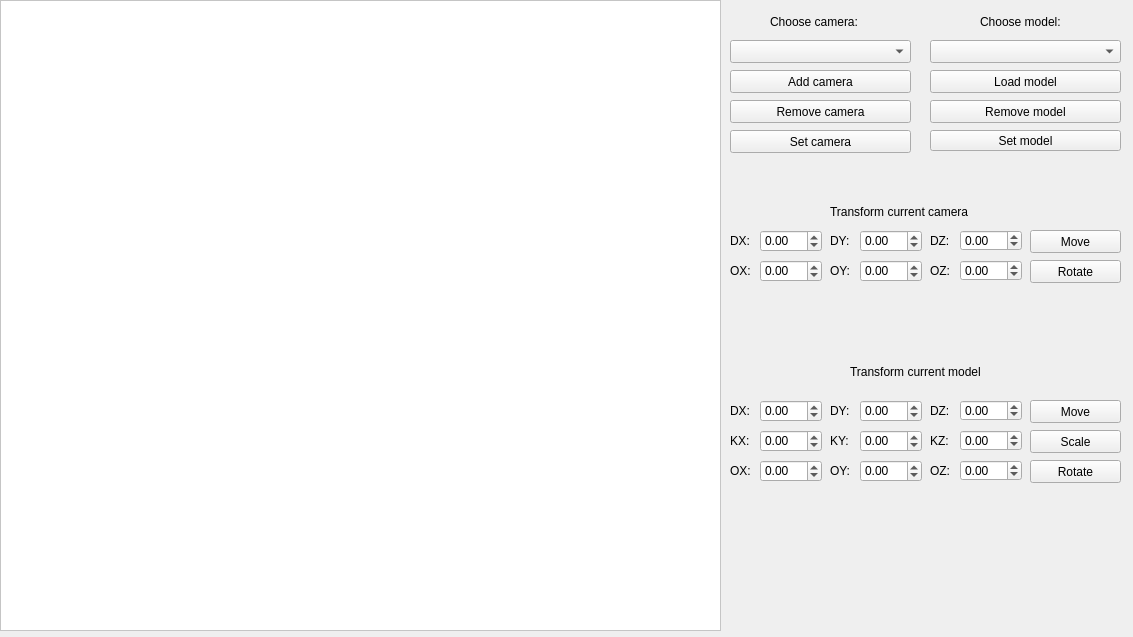
<?xml version="1.0" encoding="UTF-8"?>
<ui version="4.0">
 <class>MainWindow</class>
 <widget class="QMainWindow" name="MainWindow">
  <property name="geometry">
   <rect>
    <x>0</x>
    <y>0</y>
    <width>1133</width>
    <height>637</height>
   </rect>
  </property>
  <property name="windowTitle">
   <string>3D Model OOP</string>
  </property>
  <widget class="QWidget" name="centralwidget">
   <widget class="QPushButton" name="addCameraButton">
    <property name="geometry">
     <rect>
      <x>730</x>
      <y>70</y>
      <width>181</width>
      <height>23</height>
     </rect>
    </property>
    <property name="text">
     <string>Add camera</string>
    </property>
   </widget>
   <widget class="QComboBox" name="comboBoxModel">
    <property name="geometry">
     <rect>
      <x>930</x>
      <y>40</y>
      <width>191</width>
      <height>23</height>
     </rect>
    </property>
   </widget>
   <widget class="QPushButton" name="loadModelButton">
    <property name="geometry">
     <rect>
      <x>930</x>
      <y>70</y>
      <width>191</width>
      <height>23</height>
     </rect>
    </property>
    <property name="text">
     <string>Load model</string>
    </property>
   </widget>
   <widget class="QComboBox" name="comboBoxCamera">
    <property name="geometry">
     <rect>
      <x>730</x>
      <y>40</y>
      <width>181</width>
      <height>23</height>
     </rect>
    </property>
   </widget>
   <widget class="QLabel" name="label">
    <property name="geometry">
     <rect>
      <x>980</x>
      <y>10</y>
      <width>91</width>
      <height>23</height>
     </rect>
    </property>
    <property name="text">
     <string>Choose model:</string>
    </property>
   </widget>
   <widget class="QPushButton" name="removeModelButton">
    <property name="geometry">
     <rect>
      <x>930</x>
      <y>100</y>
      <width>191</width>
      <height>23</height>
     </rect>
    </property>
    <property name="text">
     <string>Remove model</string>
    </property>
   </widget>
   <widget class="QLabel" name="label_2">
    <property name="geometry">
     <rect>
      <x>770</x>
      <y>10</y>
      <width>101</width>
      <height>23</height>
     </rect>
    </property>
    <property name="text">
     <string>Choose camera:</string>
    </property>
   </widget>
   <widget class="QPushButton" name="removeCameraButton">
    <property name="geometry">
     <rect>
      <x>730</x>
      <y>100</y>
      <width>181</width>
      <height>23</height>
     </rect>
    </property>
    <property name="text">
     <string>Remove camera</string>
    </property>
   </widget>
   <widget class="QPushButton" name="setCameraButton">
    <property name="geometry">
     <rect>
      <x>730</x>
      <y>130</y>
      <width>181</width>
      <height>23</height>
     </rect>
    </property>
    <property name="text">
     <string>Set camera</string>
    </property>
   </widget>
   <widget class="QLabel" name="label_3">
    <property name="geometry">
     <rect>
      <x>730</x>
      <y>400</y>
      <width>21</width>
      <height>21</height>
     </rect>
    </property>
    <property name="text">
     <string>DX:</string>
    </property>
   </widget>
   <widget class="QLabel" name="label_4">
    <property name="geometry">
     <rect>
      <x>830</x>
      <y>400</y>
      <width>21</width>
      <height>21</height>
     </rect>
    </property>
    <property name="text">
     <string>DY:</string>
    </property>
   </widget>
   <widget class="QLabel" name="label_5">
    <property name="geometry">
     <rect>
      <x>930</x>
      <y>400</y>
      <width>21</width>
      <height>21</height>
     </rect>
    </property>
    <property name="text">
     <string>DZ:</string>
    </property>
   </widget>
   <widget class="QPushButton" name="moveModelButton">
    <property name="geometry">
     <rect>
      <x>1030</x>
      <y>400</y>
      <width>91</width>
      <height>23</height>
     </rect>
    </property>
    <property name="text">
     <string>Move</string>
    </property>
   </widget>
   <widget class="QDoubleSpinBox" name="modelInputDx">
    <property name="geometry">
     <rect>
      <x>760</x>
      <y>400</y>
      <width>62</width>
      <height>22</height>
     </rect>
    </property>
    <property name="minimum">
     <double>-500.000000000000000</double>
    </property>
    <property name="maximum">
     <double>500.000000000000000</double>
    </property>
   </widget>
   <widget class="QDoubleSpinBox" name="modelInputDy">
    <property name="geometry">
     <rect>
      <x>860</x>
      <y>400</y>
      <width>62</width>
      <height>22</height>
     </rect>
    </property>
    <property name="minimum">
     <double>-500.000000000000000</double>
    </property>
    <property name="maximum">
     <double>500.000000000000000</double>
    </property>
   </widget>
   <widget class="QDoubleSpinBox" name="modelInputDz">
    <property name="geometry">
     <rect>
      <x>960</x>
      <y>400</y>
      <width>62</width>
      <height>21</height>
     </rect>
    </property>
    <property name="minimum">
     <double>-500.000000000000000</double>
    </property>
    <property name="maximum">
     <double>500.000000000000000</double>
    </property>
   </widget>
   <widget class="QLabel" name="label_7">
    <property name="geometry">
     <rect>
      <x>930</x>
      <y>430</y>
      <width>21</width>
      <height>21</height>
     </rect>
    </property>
    <property name="text">
     <string>KZ:</string>
    </property>
   </widget>
   <widget class="QDoubleSpinBox" name="modelInputKy">
    <property name="geometry">
     <rect>
      <x>860</x>
      <y>430</y>
      <width>62</width>
      <height>22</height>
     </rect>
    </property>
    <property name="minimum">
     <double>-500.000000000000000</double>
    </property>
    <property name="maximum">
     <double>500.000000000000000</double>
    </property>
   </widget>
   <widget class="QDoubleSpinBox" name="modelInputKz">
    <property name="geometry">
     <rect>
      <x>960</x>
      <y>430</y>
      <width>62</width>
      <height>21</height>
     </rect>
    </property>
    <property name="minimum">
     <double>-500.000000000000000</double>
    </property>
    <property name="maximum">
     <double>500.000000000000000</double>
    </property>
   </widget>
   <widget class="QLabel" name="label_8">
    <property name="geometry">
     <rect>
      <x>830</x>
      <y>430</y>
      <width>21</width>
      <height>21</height>
     </rect>
    </property>
    <property name="text">
     <string>KY:</string>
    </property>
   </widget>
   <widget class="QLabel" name="label_9">
    <property name="geometry">
     <rect>
      <x>730</x>
      <y>430</y>
      <width>21</width>
      <height>21</height>
     </rect>
    </property>
    <property name="text">
     <string>KX:</string>
    </property>
   </widget>
   <widget class="QPushButton" name="scaleModelButton">
    <property name="geometry">
     <rect>
      <x>1030</x>
      <y>430</y>
      <width>91</width>
      <height>23</height>
     </rect>
    </property>
    <property name="text">
     <string>Scale</string>
    </property>
   </widget>
   <widget class="QDoubleSpinBox" name="modelInputKx">
    <property name="geometry">
     <rect>
      <x>760</x>
      <y>430</y>
      <width>62</width>
      <height>22</height>
     </rect>
    </property>
    <property name="minimum">
     <double>-500.000000000000000</double>
    </property>
    <property name="maximum">
     <double>500.000000000000000</double>
    </property>
   </widget>
   <widget class="QPushButton" name="rotateModelButton">
    <property name="geometry">
     <rect>
      <x>1030</x>
      <y>460</y>
      <width>91</width>
      <height>23</height>
     </rect>
    </property>
    <property name="text">
     <string>Rotate</string>
    </property>
   </widget>
   <widget class="QDoubleSpinBox" name="modelInputOz">
    <property name="geometry">
     <rect>
      <x>960</x>
      <y>460</y>
      <width>62</width>
      <height>21</height>
     </rect>
    </property>
    <property name="minimum">
     <double>-500.000000000000000</double>
    </property>
    <property name="maximum">
     <double>500.000000000000000</double>
    </property>
   </widget>
   <widget class="QDoubleSpinBox" name="modelInputOy">
    <property name="geometry">
     <rect>
      <x>860</x>
      <y>460</y>
      <width>62</width>
      <height>22</height>
     </rect>
    </property>
    <property name="minimum">
     <double>-500.000000000000000</double>
    </property>
    <property name="maximum">
     <double>500.000000000000000</double>
    </property>
   </widget>
   <widget class="QLabel" name="label_10">
    <property name="geometry">
     <rect>
      <x>730</x>
      <y>460</y>
      <width>21</width>
      <height>21</height>
     </rect>
    </property>
    <property name="text">
     <string>OX:</string>
    </property>
   </widget>
   <widget class="QLabel" name="label_11">
    <property name="geometry">
     <rect>
      <x>830</x>
      <y>460</y>
      <width>21</width>
      <height>21</height>
     </rect>
    </property>
    <property name="text">
     <string>OY:</string>
    </property>
   </widget>
   <widget class="QLabel" name="label_12">
    <property name="geometry">
     <rect>
      <x>930</x>
      <y>460</y>
      <width>21</width>
      <height>21</height>
     </rect>
    </property>
    <property name="text">
     <string>OZ:</string>
    </property>
   </widget>
   <widget class="QDoubleSpinBox" name="modelInputOx">
    <property name="geometry">
     <rect>
      <x>760</x>
      <y>460</y>
      <width>62</width>
      <height>22</height>
     </rect>
    </property>
    <property name="minimum">
     <double>-500.000000000000000</double>
    </property>
    <property name="maximum">
     <double>500.000000000000000</double>
    </property>
   </widget>
   <widget class="QLabel" name="label_6">
    <property name="geometry">
     <rect>
      <x>830</x>
      <y>230</y>
      <width>21</width>
      <height>21</height>
     </rect>
    </property>
    <property name="text">
     <string>DY:</string>
    </property>
   </widget>
   <widget class="QPushButton" name="moveCameraButton">
    <property name="geometry">
     <rect>
      <x>1030</x>
      <y>230</y>
      <width>91</width>
      <height>23</height>
     </rect>
    </property>
    <property name="text">
     <string>Move</string>
    </property>
   </widget>
   <widget class="QLabel" name="label_13">
    <property name="geometry">
     <rect>
      <x>730</x>
      <y>230</y>
      <width>21</width>
      <height>21</height>
     </rect>
    </property>
    <property name="text">
     <string>DX:</string>
    </property>
   </widget>
   <widget class="QDoubleSpinBox" name="cameraInputDx">
    <property name="geometry">
     <rect>
      <x>760</x>
      <y>230</y>
      <width>62</width>
      <height>22</height>
     </rect>
    </property>
    <property name="minimum">
     <double>-500.000000000000000</double>
    </property>
    <property name="maximum">
     <double>500.000000000000000</double>
    </property>
   </widget>
   <widget class="QDoubleSpinBox" name="cameraInputDz">
    <property name="geometry">
     <rect>
      <x>960</x>
      <y>230</y>
      <width>62</width>
      <height>21</height>
     </rect>
    </property>
    <property name="minimum">
     <double>-500.000000000000000</double>
    </property>
    <property name="maximum">
     <double>500.000000000000000</double>
    </property>
   </widget>
   <widget class="QLabel" name="label_14">
    <property name="geometry">
     <rect>
      <x>930</x>
      <y>230</y>
      <width>21</width>
      <height>21</height>
     </rect>
    </property>
    <property name="text">
     <string>DZ:</string>
    </property>
   </widget>
   <widget class="QDoubleSpinBox" name="cameraInputDy">
    <property name="geometry">
     <rect>
      <x>860</x>
      <y>230</y>
      <width>62</width>
      <height>22</height>
     </rect>
    </property>
    <property name="minimum">
     <double>-500.000000000000000</double>
    </property>
    <property name="maximum">
     <double>500.000000000000000</double>
    </property>
   </widget>
   <widget class="QLabel" name="label_15">
    <property name="geometry">
     <rect>
      <x>830</x>
      <y>260</y>
      <width>21</width>
      <height>21</height>
     </rect>
    </property>
    <property name="text">
     <string>OY:</string>
    </property>
   </widget>
   <widget class="QLabel" name="label_16">
    <property name="geometry">
     <rect>
      <x>730</x>
      <y>260</y>
      <width>21</width>
      <height>21</height>
     </rect>
    </property>
    <property name="text">
     <string>OX:</string>
    </property>
   </widget>
   <widget class="QPushButton" name="rotateCameraButton">
    <property name="geometry">
     <rect>
      <x>1030</x>
      <y>260</y>
      <width>91</width>
      <height>23</height>
     </rect>
    </property>
    <property name="text">
     <string>Rotate</string>
    </property>
   </widget>
   <widget class="QDoubleSpinBox" name="cameraInputOy">
    <property name="geometry">
     <rect>
      <x>860</x>
      <y>260</y>
      <width>62</width>
      <height>22</height>
     </rect>
    </property>
    <property name="minimum">
     <double>-500.000000000000000</double>
    </property>
    <property name="maximum">
     <double>500.000000000000000</double>
    </property>
   </widget>
   <widget class="QDoubleSpinBox" name="cameraInputOz">
    <property name="geometry">
     <rect>
      <x>960</x>
      <y>260</y>
      <width>62</width>
      <height>21</height>
     </rect>
    </property>
    <property name="minimum">
     <double>-500.000000000000000</double>
    </property>
    <property name="maximum">
     <double>500.000000000000000</double>
    </property>
   </widget>
   <widget class="QLabel" name="label_17">
    <property name="geometry">
     <rect>
      <x>930</x>
      <y>260</y>
      <width>21</width>
      <height>21</height>
     </rect>
    </property>
    <property name="text">
     <string>OZ:</string>
    </property>
   </widget>
   <widget class="QDoubleSpinBox" name="cameraInputOx">
    <property name="geometry">
     <rect>
      <x>760</x>
      <y>260</y>
      <width>62</width>
      <height>22</height>
     </rect>
    </property>
    <property name="minimum">
     <double>-500.000000000000000</double>
    </property>
    <property name="maximum">
     <double>500.000000000000000</double>
    </property>
   </widget>
   <widget class="QGraphicsView" name="graphicsView">
    <property name="geometry">
     <rect>
      <x>0</x>
      <y>0</y>
      <width>721</width>
      <height>631</height>
     </rect>
    </property>
    <property name="palette">
     <palette>
      <active>
       <colorrole role="WindowText">
        <brush brushstyle="SolidPattern">
         <color alpha="255">
          <red>0</red>
          <green>0</green>
          <blue>0</blue>
         </color>
        </brush>
       </colorrole>
       <colorrole role="Button">
        <brush brushstyle="SolidPattern">
         <color alpha="255">
          <red>255</red>
          <green>255</green>
          <blue>255</blue>
         </color>
        </brush>
       </colorrole>
       <colorrole role="Midlight">
        <brush brushstyle="SolidPattern">
         <color alpha="255">
          <red>255</red>
          <green>255</green>
          <blue>255</blue>
         </color>
        </brush>
       </colorrole>
       <colorrole role="Dark">
        <brush brushstyle="SolidPattern">
         <color alpha="255">
          <red>127</red>
          <green>127</green>
          <blue>127</blue>
         </color>
        </brush>
       </colorrole>
       <colorrole role="Mid">
        <brush brushstyle="SolidPattern">
         <color alpha="255">
          <red>170</red>
          <green>170</green>
          <blue>170</blue>
         </color>
        </brush>
       </colorrole>
       <colorrole role="Text">
        <brush brushstyle="SolidPattern">
         <color alpha="255">
          <red>0</red>
          <green>0</green>
          <blue>0</blue>
         </color>
        </brush>
       </colorrole>
       <colorrole role="BrightText">
        <brush brushstyle="SolidPattern">
         <color alpha="255">
          <red>255</red>
          <green>255</green>
          <blue>255</blue>
         </color>
        </brush>
       </colorrole>
       <colorrole role="ButtonText">
        <brush brushstyle="SolidPattern">
         <color alpha="255">
          <red>0</red>
          <green>0</green>
          <blue>0</blue>
         </color>
        </brush>
       </colorrole>
       <colorrole role="Base">
        <brush brushstyle="SolidPattern">
         <color alpha="255">
          <red>255</red>
          <green>255</green>
          <blue>255</blue>
         </color>
        </brush>
       </colorrole>
       <colorrole role="Window">
        <brush brushstyle="SolidPattern">
         <color alpha="255">
          <red>255</red>
          <green>255</green>
          <blue>255</blue>
         </color>
        </brush>
       </colorrole>
       <colorrole role="Shadow">
        <brush brushstyle="SolidPattern">
         <color alpha="255">
          <red>0</red>
          <green>0</green>
          <blue>0</blue>
         </color>
        </brush>
       </colorrole>
       <colorrole role="AlternateBase">
        <brush brushstyle="SolidPattern">
         <color alpha="255">
          <red>255</red>
          <green>255</green>
          <blue>255</blue>
         </color>
        </brush>
       </colorrole>
       <colorrole role="ToolTipBase">
        <brush brushstyle="SolidPattern">
         <color alpha="255">
          <red>255</red>
          <green>255</green>
          <blue>220</blue>
         </color>
        </brush>
       </colorrole>
       <colorrole role="ToolTipText">
        <brush brushstyle="SolidPattern">
         <color alpha="255">
          <red>0</red>
          <green>0</green>
          <blue>0</blue>
         </color>
        </brush>
       </colorrole>
       <colorrole role="PlaceholderText">
        <brush brushstyle="SolidPattern">
         <color alpha="128">
          <red>0</red>
          <green>0</green>
          <blue>0</blue>
         </color>
        </brush>
       </colorrole>
      </active>
      <inactive>
       <colorrole role="WindowText">
        <brush brushstyle="SolidPattern">
         <color alpha="255">
          <red>0</red>
          <green>0</green>
          <blue>0</blue>
         </color>
        </brush>
       </colorrole>
       <colorrole role="Button">
        <brush brushstyle="SolidPattern">
         <color alpha="255">
          <red>255</red>
          <green>255</green>
          <blue>255</blue>
         </color>
        </brush>
       </colorrole>
       <colorrole role="Midlight">
        <brush brushstyle="SolidPattern">
         <color alpha="255">
          <red>255</red>
          <green>255</green>
          <blue>255</blue>
         </color>
        </brush>
       </colorrole>
       <colorrole role="Dark">
        <brush brushstyle="SolidPattern">
         <color alpha="255">
          <red>127</red>
          <green>127</green>
          <blue>127</blue>
         </color>
        </brush>
       </colorrole>
       <colorrole role="Mid">
        <brush brushstyle="SolidPattern">
         <color alpha="255">
          <red>170</red>
          <green>170</green>
          <blue>170</blue>
         </color>
        </brush>
       </colorrole>
       <colorrole role="Text">
        <brush brushstyle="SolidPattern">
         <color alpha="255">
          <red>0</red>
          <green>0</green>
          <blue>0</blue>
         </color>
        </brush>
       </colorrole>
       <colorrole role="BrightText">
        <brush brushstyle="SolidPattern">
         <color alpha="255">
          <red>255</red>
          <green>255</green>
          <blue>255</blue>
         </color>
        </brush>
       </colorrole>
       <colorrole role="ButtonText">
        <brush brushstyle="SolidPattern">
         <color alpha="255">
          <red>0</red>
          <green>0</green>
          <blue>0</blue>
         </color>
        </brush>
       </colorrole>
       <colorrole role="Base">
        <brush brushstyle="SolidPattern">
         <color alpha="255">
          <red>255</red>
          <green>255</green>
          <blue>255</blue>
         </color>
        </brush>
       </colorrole>
       <colorrole role="Window">
        <brush brushstyle="SolidPattern">
         <color alpha="255">
          <red>255</red>
          <green>255</green>
          <blue>255</blue>
         </color>
        </brush>
       </colorrole>
       <colorrole role="Shadow">
        <brush brushstyle="SolidPattern">
         <color alpha="255">
          <red>0</red>
          <green>0</green>
          <blue>0</blue>
         </color>
        </brush>
       </colorrole>
       <colorrole role="AlternateBase">
        <brush brushstyle="SolidPattern">
         <color alpha="255">
          <red>255</red>
          <green>255</green>
          <blue>255</blue>
         </color>
        </brush>
       </colorrole>
       <colorrole role="ToolTipBase">
        <brush brushstyle="SolidPattern">
         <color alpha="255">
          <red>255</red>
          <green>255</green>
          <blue>220</blue>
         </color>
        </brush>
       </colorrole>
       <colorrole role="ToolTipText">
        <brush brushstyle="SolidPattern">
         <color alpha="255">
          <red>0</red>
          <green>0</green>
          <blue>0</blue>
         </color>
        </brush>
       </colorrole>
       <colorrole role="PlaceholderText">
        <brush brushstyle="SolidPattern">
         <color alpha="128">
          <red>0</red>
          <green>0</green>
          <blue>0</blue>
         </color>
        </brush>
       </colorrole>
      </inactive>
      <disabled>
       <colorrole role="WindowText">
        <brush brushstyle="SolidPattern">
         <color alpha="255">
          <red>127</red>
          <green>127</green>
          <blue>127</blue>
         </color>
        </brush>
       </colorrole>
       <colorrole role="Button">
        <brush brushstyle="SolidPattern">
         <color alpha="255">
          <red>255</red>
          <green>255</green>
          <blue>255</blue>
         </color>
        </brush>
       </colorrole>
       <colorrole role="Midlight">
        <brush brushstyle="SolidPattern">
         <color alpha="255">
          <red>255</red>
          <green>255</green>
          <blue>255</blue>
         </color>
        </brush>
       </colorrole>
       <colorrole role="Dark">
        <brush brushstyle="SolidPattern">
         <color alpha="255">
          <red>127</red>
          <green>127</green>
          <blue>127</blue>
         </color>
        </brush>
       </colorrole>
       <colorrole role="Mid">
        <brush brushstyle="SolidPattern">
         <color alpha="255">
          <red>170</red>
          <green>170</green>
          <blue>170</blue>
         </color>
        </brush>
       </colorrole>
       <colorrole role="Text">
        <brush brushstyle="SolidPattern">
         <color alpha="255">
          <red>127</red>
          <green>127</green>
          <blue>127</blue>
         </color>
        </brush>
       </colorrole>
       <colorrole role="BrightText">
        <brush brushstyle="SolidPattern">
         <color alpha="255">
          <red>255</red>
          <green>255</green>
          <blue>255</blue>
         </color>
        </brush>
       </colorrole>
       <colorrole role="ButtonText">
        <brush brushstyle="SolidPattern">
         <color alpha="255">
          <red>127</red>
          <green>127</green>
          <blue>127</blue>
         </color>
        </brush>
       </colorrole>
       <colorrole role="Base">
        <brush brushstyle="SolidPattern">
         <color alpha="255">
          <red>255</red>
          <green>255</green>
          <blue>255</blue>
         </color>
        </brush>
       </colorrole>
       <colorrole role="Window">
        <brush brushstyle="SolidPattern">
         <color alpha="255">
          <red>255</red>
          <green>255</green>
          <blue>255</blue>
         </color>
        </brush>
       </colorrole>
       <colorrole role="Shadow">
        <brush brushstyle="SolidPattern">
         <color alpha="255">
          <red>0</red>
          <green>0</green>
          <blue>0</blue>
         </color>
        </brush>
       </colorrole>
       <colorrole role="AlternateBase">
        <brush brushstyle="SolidPattern">
         <color alpha="255">
          <red>255</red>
          <green>255</green>
          <blue>255</blue>
         </color>
        </brush>
       </colorrole>
       <colorrole role="ToolTipBase">
        <brush brushstyle="SolidPattern">
         <color alpha="255">
          <red>255</red>
          <green>255</green>
          <blue>220</blue>
         </color>
        </brush>
       </colorrole>
       <colorrole role="ToolTipText">
        <brush brushstyle="SolidPattern">
         <color alpha="255">
          <red>0</red>
          <green>0</green>
          <blue>0</blue>
         </color>
        </brush>
       </colorrole>
       <colorrole role="PlaceholderText">
        <brush brushstyle="SolidPattern">
         <color alpha="128">
          <red>0</red>
          <green>0</green>
          <blue>0</blue>
         </color>
        </brush>
       </colorrole>
      </disabled>
     </palette>
    </property>
    <property name="autoFillBackground">
     <bool>false</bool>
    </property>
   </widget>
   <widget class="QLabel" name="label_18">
    <property name="geometry">
     <rect>
      <x>830</x>
      <y>200</y>
      <width>171</width>
      <height>23</height>
     </rect>
    </property>
    <property name="text">
     <string>Transform current camera</string>
    </property>
   </widget>
   <widget class="QLabel" name="label_19">
    <property name="geometry">
     <rect>
      <x>850</x>
      <y>360</y>
      <width>131</width>
      <height>23</height>
     </rect>
    </property>
    <property name="text">
     <string>Transform current model</string>
    </property>
   </widget>
   <widget class="QPushButton" name="setModelButton">
    <property name="geometry">
     <rect>
      <x>930</x>
      <y>130</y>
      <width>191</width>
      <height>21</height>
     </rect>
    </property>
    <property name="text">
     <string>Set model</string>
    </property>
   </widget>
  </widget>
 </widget>
 <resources/>
 <connections/>
</ui>
